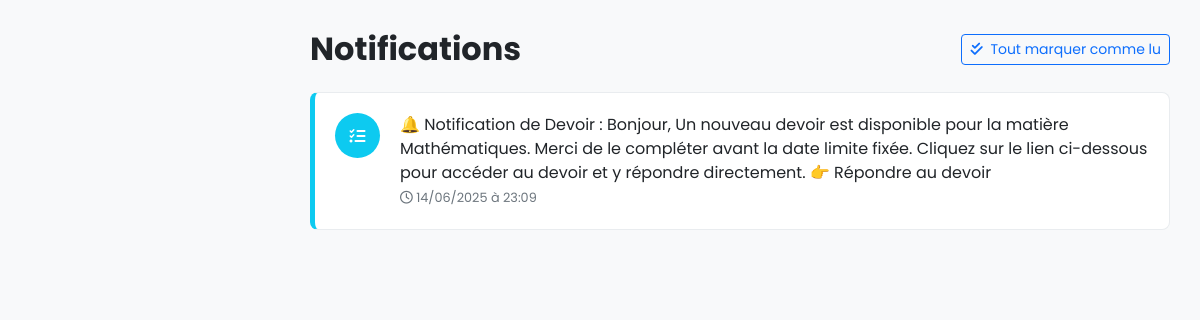
Screenshot of /etudiant/notifications.php (signed in) with the database file from the repository.
### tables this page shows
CREATE TABLE IF NOT EXISTS `notifications` (
  `id` int NOT NULL AUTO_INCREMENT,
  `utilisateur_id` int NOT NULL,
  `type` enum('note','devoir','annonce','absence','message','info') NOT NULL,
  `message` text NOT NULL,
  `lien` varchar(255) DEFAULT NULL,
  `statut` enum('non_lu','lu') DEFAULT 'non_lu',
  `date_creation` datetime DEFAULT CURRENT_TIMESTAMP,
  PRIMARY KEY (`id`),
  KEY `utilisateur_id` (`utilisateur_id`)
);

### etudiant/notifications.php (the view, shortened to what this page needs)
<?php
require_once '../config/db.php';
$etudiant_id = $_SESSION['user_id'];
try {
    $stmt = $pdo->prepare("SELECT * FROM notifications WHERE utilisateur_id = ? ORDER BY date_creation DESC");
    $stmt->execute([$etudiant_id]);
    $notifications = $stmt->fetchAll(PDO::FETCH_ASSOC);
} catch (PDOException $e) {
    die("Erreur de base de données : " . $e->getMessage());
}
function getNotificationInfo($type) {
    switch ($type) {
        case 'devoir': return ['icon' => 'fa-tasks', 'color' => '#0dcaf0'];
    }
}
?>
<!DOCTYPE html>
<html lang="fr">
<head>
    <link href="https://cdn.jsdelivr.net/npm/bootstrap@5.3.3/dist/css/bootstrap.min.css" rel="stylesheet">
    <link rel="stylesheet" href="https://cdnjs.cloudflare.com/ajax/libs/font-awesome/6.5.2/css/all.min.css">
</head>
<body>
    <main id="main-content">
        <div class="d-flex justify-content-between align-items-center mb-4">
             <h2 class="mb-0 fw-bold">Notifications</h2>
             <a href="?mark_all_as_read=1" class="btn btn-sm btn-outline-primary">
                <i class="fas fa-check-double me-1"></i> Tout marquer comme lu
             </a>
        </div>
        <?php if (empty($notifications)): ?>
            <div class="empty-state">
                <i class="fas fa-bell-slash"></i>
                <h4 class="fw-bold">Aucune notification</h4>
                <p class="text-muted">Vous n'avez aucune nouvelle notification pour le moment.</p>
            </div>
        <?php else: ?>
            <ul class="notification-list">
                <?php foreach ($notifications as $notif):
                    $info = getNotificationInfo($notif['type']);
                    $is_read = $notif['statut'] === 'lu';
                ?>
                <li class="notification-item <?= $is_read ? '' : 'non-lu' ?>" style="border-left-color: <?= $info['color'] ?>;"
                    onclick="window.location.href='<?= !empty($notif['lien']) ? $notif['lien'] : '#' ?>'">
                    <div class="notification-icon" style="background-color: <?= $info['color'] ?>;">
                        <i class="fas <?= $info['icon'] ?>"></i>
                    </div>
                    <div class="notification-content">
                        <p class="message"><?= htmlspecialchars($notif['message']) ?></p>
                        <small class="timestamp">
                            <i class="far fa-clock"></i> <?= date('d/m/Y à H:i', strtotime($notif['date_creation'])) ?>
                        </small>
                    </div>
                </li>
                <?php endforeach; ?>
            </ul>
        <?php endif; ?>
    </main>
</body>
</html>

### etudiant/notifications.php (style rules this page uses)
:root { --primary: #6c5ce7; --light-bg: #f8f9fa; --white: #fff; --border-color: #e9ecef; --text-muted: #6c757d; }
body { font-family: 'Poppins', sans-serif; background-color: var(--light-bg); }
#main-content { margin-left: 280px; padding: 30px; }
.notification-list { list-style: none; padding: 0; }
.notification-item { display: flex; align-items: flex-start; background-color: var(--white); border: 1px solid var(--border-color); border-left-width: 5px; padding: 1.25rem; margin-bottom: 1rem; border-radius: 8px; transition: all 0.3s ease; cursor: pointer; }
.notification-icon { width: 45px; height: 45px; border-radius: 50%; display: flex; align-items: center; justify-content: center; color: var(--white); flex-shrink: 0; margin-right: 1.25rem; }
.notification-content { flex-grow: 1; }
.notification-content .message { margin: 0; }
.notification-content .timestamp { font-size: 0.8rem; color: var(--text-muted); }

### rows the page displays
notifications: message "🔔 Notification de Devoir : Bonjour, Un nouveau devoir est disponible pour la matière Mathématiques. Merci de le compléter avant la date limite fixée. Cliquez sur le lien ci-dessous pour accéder au devoir et y répondre directement. 👉 Répondre au devoir", date_creation "14/06/2025 à 23:09"
